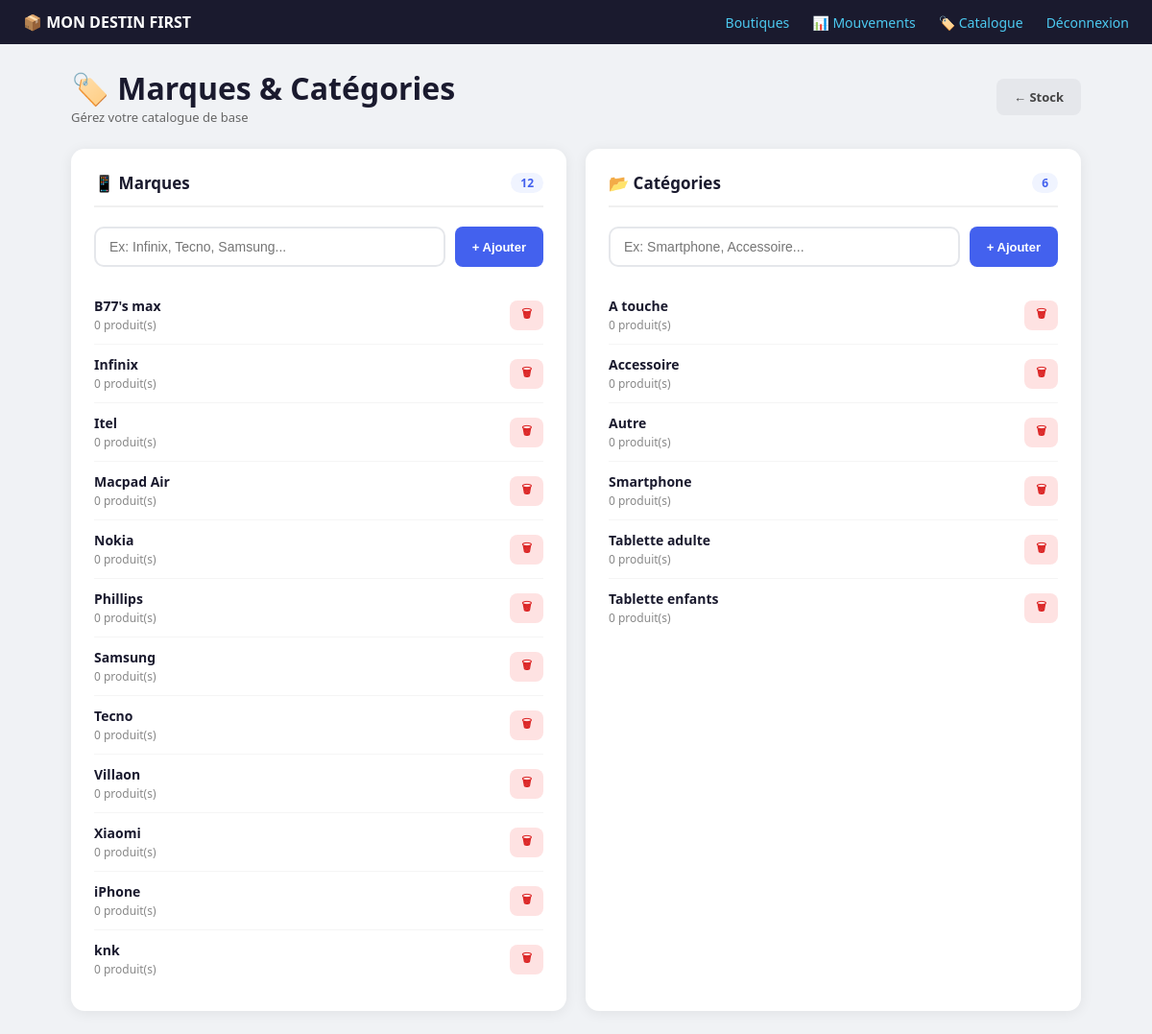
The app's page /catalogue/ (signed in), older data.
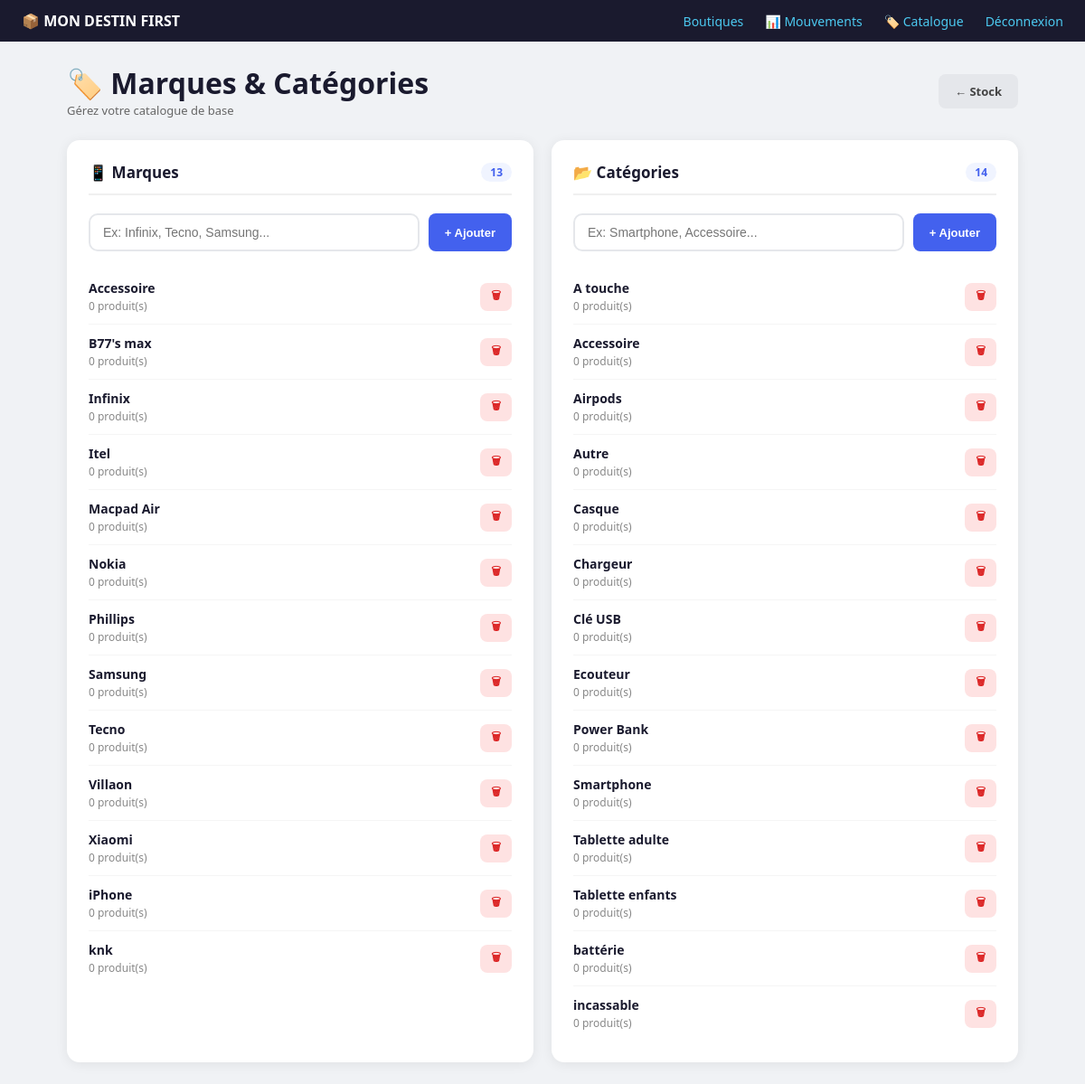
The same page, newer data.
### stock/models.py (models this page shows, shortened)
class Marque(models.Model):
    nom = models.CharField(max_length=50, unique=True)
    logo = models.ImageField(upload_to='marques/', blank=True, null=True)

class Categorie(models.Model):
    nom = models.CharField(max_length=50, unique=True)

### stock/views.py (the view)
# urls.py: path('catalogue/', views.gerer_marques_categories, name='gerer_marques_categories'),
@login_required
@proprietaire_requis
def gerer_marques_categories(request):
    boutique = get_boutique_active(request)
    marques = Marque.objects.annotate(nb_produits=Count('produits')).order_by('nom')
    categories = Categorie.objects.annotate(nb_produits=Count('produits')).order_by('nom')
    return render(request, 'stock/marques_categories.html', {
        'marques': marques,
        'categories': categories,
        'boutique': boutique,
    })

### stock/context_processors.py (called while the page is built)
def demandes_en_attente(request):
    if not request.user.is_authenticated:
        return {}
    try:
        if request.user.profil.est_proprietaire:
            boutiques = Boutique.objects.filter(proprietaire=request.user)
            nb = DemandeArrivage.objects.filter(
                boutique__in=boutiques,
                statut='en_attente'
            ).count()
            return {'nb_demandes_attente': nb}
    except Exception:
        pass
    return {'nb_demandes_attente': 0}

### stock/models.py (called while the page is built)
    @property
    def est_proprietaire(self):
        return self.role == 'proprietaire'

### stock/views.py (called while the page is built)
def proprietaire_requis(view_func):
    @wraps(view_func)
    def wrapper(request, *args, **kwargs):
        try:
            profil = request.user.profil
        except Exception:
            raise PermissionDenied
        if not profil.est_proprietaire:
            messages.error(request, "Accès réservé au propriétaire.")
            return redirect('pos')  # L'employé atterrit sur la caisse
        return view_func(request, *args, **kwargs)
    return wrapper

def get_boutique_active(request):
    from .models import Boutique
    boutique_id = request.session.get('boutique_active_id')
    if not boutique_id:
        return None
    return Boutique.objects.filter(id=boutique_id).first()

### stock/templates/stock/marques_categories.html (shortened to what this page needs)
{% extends 'stock/base.html' %}
{% block content %}
<div class="page-header">
    <div>
        <h1>🏷️ Marques & Catégories</h1>
        <p style="color:#666; font-size:13px;">Gérez votre catalogue de base</p>
    </div>
    <a href="{% url 'stock_liste' %}" class="btn" style="background:#e5e7eb;color:#444;">← Stock</a>
</div>
<div class="grid">
    <div class="card">
        <h2>
            📱 Marques
            <span class="badge-count">{{ marques.count }}</span>
        </h2>
        <form method="post" action="{% url 'ajouter_marque' %}" class="add-form">
            <input type="text" name="nom" placeholder="Ex: Infinix, Tecno, Samsung..." required>
            <button type="submit" class="btn btn-primary">+ Ajouter</button>
        </form>
        {% if marques %}
            {% for marque in marques %}
            <div class="item-row">
                <div>
                    <div class="item-nom">{{ marque.nom }}</div>
                    <div class="item-count">{{ marque.nb_produits }} produit(s)</div>
                </div>
                {% if marque.nb_produits == 0 %}
                <form method="post" action="{% url 'supprimer_marque' marque.id %}"
                      onsubmit="return confirm('Supprimer {{ marque.nom }} ?')">
                    <button type="submit" class="btn btn-danger btn-sm">🗑</button>
                </form>
                {% else %}
                <span style="font-size:12px; color:#aaa;">En usage</span>
                {% endif %}
            </div>
            {% endfor %}
        {% else %}
        <div class="empty-list">Aucune marque — ajoutez-en une !</div>
        {% endif %}
    </div>
    <div class="card">
        <h2>
            📂 Catégories
            <span class="badge-count">{{ categories.count }}</span>
        </h2>
        <form method="post" action="{% url 'ajouter_categorie' %}" class="add-form">
            <input type="text" name="nom" placeholder="Ex: Smartphone, Accessoire..." required>
            <button type="submit" class="btn btn-primary">+ Ajouter</button>
        </form>
        {% if categories %}
            {% for categorie in categories %}
            <div class="item-row">
                <div>
                    <div class="item-nom">{{ categorie.nom }}</div>
                    <div class="item-count">{{ categorie.nb_produits }} produit(s)</div>
                </div>
                {% if categorie.nb_produits == 0 %}
                <form method="post" action="{% url 'supprimer_categorie' categorie.id %}"
                      onsubmit="return confirm('Supprimer {{ categorie.nom }} ?')">
                    <button type="submit" class="btn btn-danger btn-sm">🗑</button>
                </form>
                {% else %}
                <span style="font-size:12px; color:#aaa;">En usage</span>
                {% endif %}
            </div>
            {% endfor %}
        {% else %}
        <div class="empty-list">Aucune catégorie — ajoutez-en une !</div>
        {% endif %}
    </div>
</div>
{% endblock %}

### stock/templates/stock/base.html (shortened to what this page needs)
<!DOCTYPE html>
<html lang="fr">
<head>
</head>
<body>
{% if user.is_authenticated %}
<nav class="navbar">
    <strong>📦 MON DESTIN FIRST </strong>
    <div style="display:flex; align-items:center; gap:8px; flex-wrap:wrap;">
        <a href="{% url 'choisir_boutique' %}">
            {% if user.profil.est_proprietaire %}Boutiques{% endif %}
        </a>
        <a href="{% url 'historique_mouvements' %}">📊 Mouvements</a>
        <a href="{% url 'gerer_marques_categories' %}">🏷️ Catalogue</a>
        <a href="{% url 'deconnexion' %}">Déconnexion</a>
    </div>
</nav>
{% endif %}
<div class="container">
    {% block content %}{% endblock %}
</div>
</body>
</html>

### stock/templates/stock/base.html (style rules this page uses)
* { box-sizing: border-box; margin: 0; padding: 0; }
body { font-family: 'Segoe UI', sans-serif; background: #f0f2f5; color: #1a1a2e; }
.navbar { background: #1a1a2e; color: white; padding: 12px 24px; display: flex; justify-content: space-between; align-items: center; }
.navbar a { color: #4cc9f0; text-decoration: none; margin-left: 16px; font-size: 14px; }
.container { max-width: 1100px; margin: 0 auto; padding: 24px; }

### stock/templates/stock/marques_categories.html (style rules this page uses)
.page-header { display:flex; justify-content:space-between; align-items:center; margin-bottom:24px; flex-wrap:wrap; gap:12px; }
.grid { display:grid; grid-template-columns:1fr 1fr; gap:20px; }
.card { background:white; border-radius:14px; padding:24px; box-shadow:0 2px 14px rgba(0,0,0,.07); }
.card h2 { font-size:17px; font-weight:700; margin-bottom:20px; padding-bottom:12px; border-bottom:2px solid #f0f0f0; display:flex; justify-content:space-between; align-items:center; }
.add-form { display:flex; gap:10px; margin-bottom:20px; }
.add-form input { flex:1; padding:11px 14px; border:2px solid #e5e7eb; border-radius:10px; font-size:14px; }
.btn { padding:10px 18px; border:none; border-radius:8px; font-size:13px; font-weight:600; cursor:pointer; text-decoration:none; display:inline-block; }
.btn-primary { background:#4361ee; color:white; }
.btn-danger { background:#fee2e2; color:#dc2626; }
.btn-sm { padding:5px 12px; font-size:12px; }
.item-row { display:flex; justify-content:space-between; align-items:center; padding:11px 0; border-bottom:1px solid #f5f5f5; }
.item-row:last-child { border-bottom:none; }
.item-nom { font-size:14px; font-weight:600; }
.item-count { font-size:12px; color:#888; margin-top:2px; }
.badge-count { background:#f0f4ff; color:#4361ee; border-radius:20px; padding:2px 10px; font-size:12px; font-weight:600; }

Row changes from the older to the newer data that the page shows:
added Marque: nom "Accessoire", nb_produits "0"
added Categorie: nom "Airpods", nb_produits "0"
added Categorie: nom "Casque", nb_produits "0"
added Categorie: nom "Chargeur", nb_produits "0"
added Categorie: nom "Clé USB", nb_produits "0"
added Categorie: nom "Ecouteur", nb_produits "0"
added Categorie: nom "Power Bank", nb_produits "0"
added Categorie: nom "battérie", nb_produits "0"
added Categorie: nom "incassable", nb_produits "0"
Text that changed along with them:
{{ marques.count }}: "12" → "13"
{{ categories.count }}: "6" → "14"
